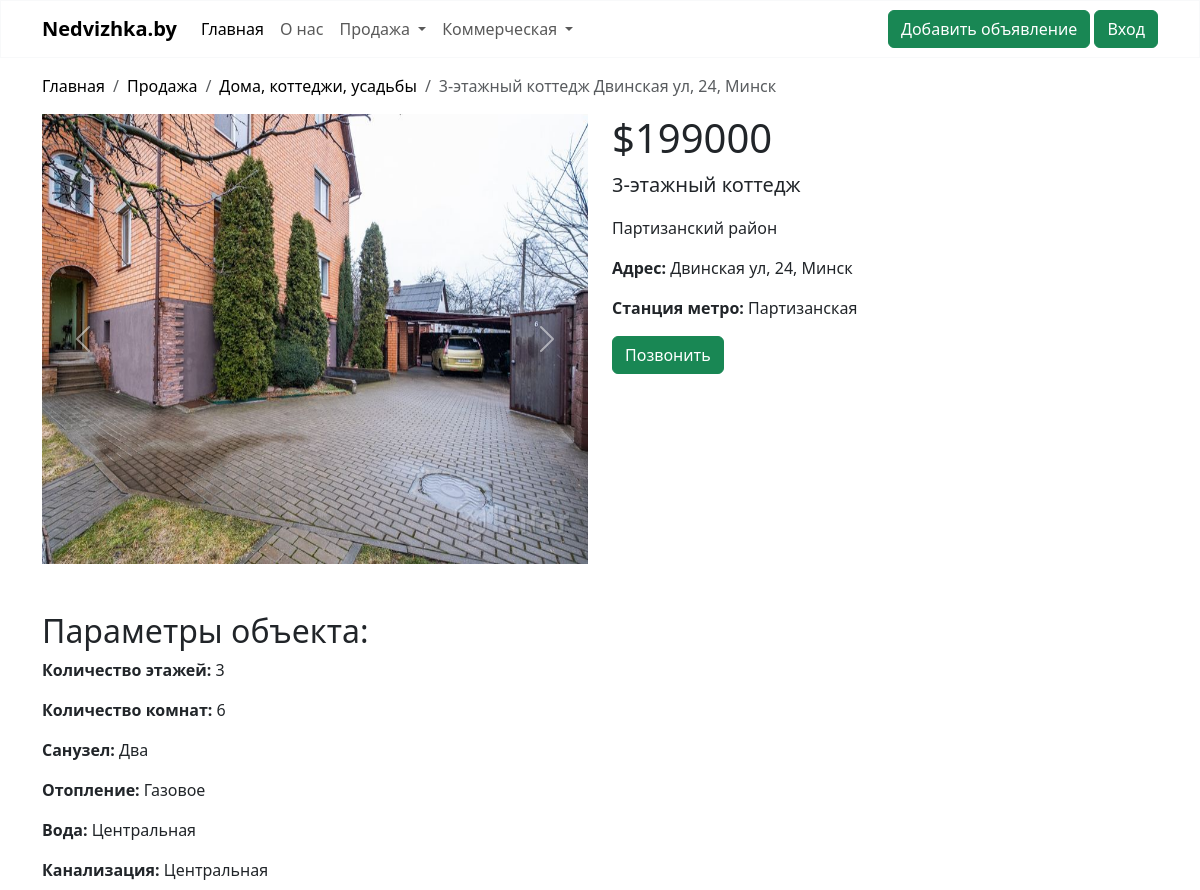
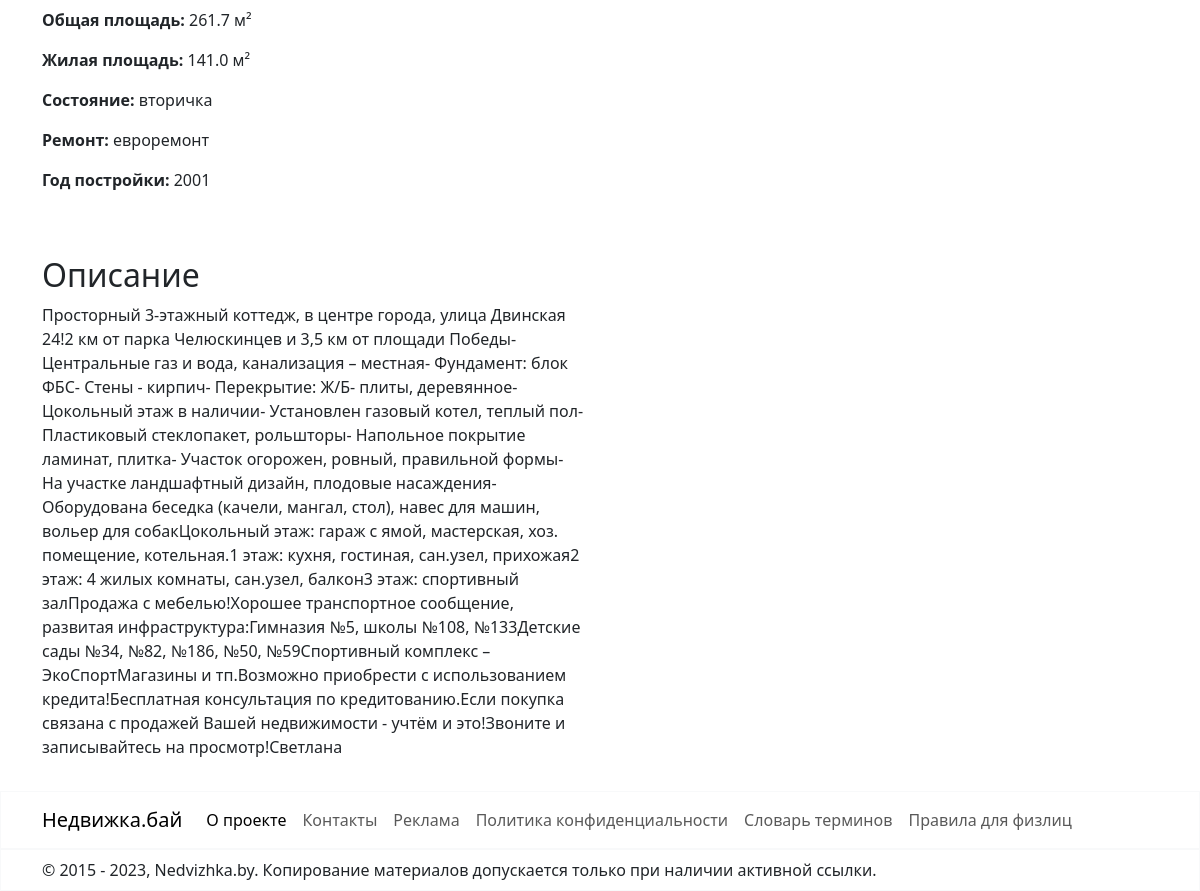
Page /sale/house/1/ on the committed database (2 pictures, top to bottom).
### sale/models.py (models this page shows)
class Realty(models.Model):
    address = models.CharField(max_length=100)
    district = models.CharField(choices=DISTRICT, max_length=40, blank=True)
    subway = models.CharField(choices=SUBWAY, max_length=50, blank=True)
    description = models.CharField(max_length=4000)
    total_area = models.FloatField(validators=[MinValueValidator(10)])
    facilities = models.CharField(max_length=2000, blank=True)
    condition = models.CharField(choices=CONDITION, max_length=20)
    renovation = models.CharField(choices=RENOVATION, max_length=20)
    price = models.PositiveIntegerField(validators=[MinValueValidator(1)])
    image = models.ImageField(null=True, blank=True, upload_to="images")
    image_2 = models.ImageField(null=True, blank=True, upload_to="images")
    image_3 = models.ImageField(null=True, blank=True, upload_to="images")
    image_4 = models.ImageField(null=True, blank=True, upload_to="images")
    image_5 = models.ImageField(null=True, blank=True, upload_to="images")
    creator = models.ForeignKey(User, on_delete=models.CASCADE, default=1)
    is_moderated = models.BooleanField(default=False)
    class Meta:
        abstract = True

class House(Realty):
    yard_area = models.FloatField()
    category = models.CharField(max_length=20, choices=CATEGORY)
    bathroom = models.CharField(max_length=20, choices=BATHROOM)
    heating = models.CharField(max_length=20, choices=HEATING)
    water = models.CharField(max_length=20, choices=WATER)
    sewerage = models.CharField(max_length=20, choices=SEWERAGE)
    number_of_rooms = models.PositiveIntegerField(validators=[MinValueValidator(1)])  # Валидатор для количества комнат
    number_of_floors = models.PositiveIntegerField(validators=[MinValueValidator(1)])  # Валидатор для количества этажей
    living_area = models.FloatField(validators=[MinValueValidator(0)])  # Валидатор для жилой площади
    year_of_construction = models.PositiveIntegerField(validators=[validate_year_of_construction])

### sale/views.py (the view)
# urls.py: path('house/<int:pk>/', HouseDetailView.as_view(), name='house'),
class HouseDetailView(DetailView):
    model = House
    template_name = "housedetailview.html"
    def get(self, request, *args, **kwargs):
        self.object = self.get_object()
        context = self.get_context_data(object=self.object)
        return self.render_to_response(context)

### sale/templates/housedetailview.html (shortened to what this page needs)
{% extends "base.html" %}
{% block content %}
    <div class="container-md mt-3 mb-3">
        <nav aria-label="breadcrumb">
            <ol class="breadcrumb">
                <li class="breadcrumb-item"><a style="text-decoration: none; color: black;"
                                               href="{% url "nedvizhka" %}">Главная</a></li>
                <li class="breadcrumb-item"><a style="text-decoration: none; color: black;" href="#">Продажа</a></li>
                <li class="breadcrumb-item"><a style="text-decoration: none; color: black;" href="{% url "house" %}">Дома, коттеджи, усадьбы</a></li>
                <li class="breadcrumb-item active"
                    aria-current="page">{{ house.number_of_floors }}-этажный {{ house.get_category_display }} {{ house.address }}</li>
            </ol>
        </nav>
    </div>
    <div class="container-md mt-3 mb-3">
        <div class="row">
            <div class="col-md-6">
                <div id="carouselExample" class="carousel slide">
                    <div class="carousel-inner">
                        {% if house.image %}
                            <div class="carousel-item active">
                                <img src="{{ house.image.url }}" class="d-block w-100" alt="..."
                                     style="width: 100%; height: 450px">
                            </div>
                        {% endif %}
                    </div>
                    <button class="carousel-control-prev" type="button" data-bs-target="#carouselExample"
                            data-bs-slide="prev">
                        <span class="carousel-control-prev-icon" aria-hidden="true"></span>
                    </button>
                    <button class="carousel-control-next" type="button" data-bs-target="#carouselExample"
                            data-bs-slide="next">
                        <span class="carousel-control-next-icon" aria-hidden="true"></span>
                    </button>
                </div>
            </div>
            <div class="col-md-3">
                <h1>${{ house.price }}</h1>
                <p class="lead">{{ house.number_of_floors }}-этажный {{ house.get_category_display }}</p>
                {% if house.district %}
                    <p>{{ house.get_district_display }} район</p>
                {% endif %}
                <p><strong>Адрес:</strong> {{ house.address }}</p>
                {% if house.subway %}
                    <p><strong>Cтанция метро: </strong>{{ house.get_subway_display }}</p>
                {% endif %}
                <button type="button" class="btn btn-success" data-bs-toggle="modal" data-bs-target="#exampleModal">
                    Позвонить
                </button>
            </div>
        </div>
        <div class="row mt-5">
            <div class="col-md-6">
                <h2>Параметры объекта:</h2>
                <p><strong>Количество этажей:</strong> {{ house.number_of_floors }}</p>
                <p><strong>Количество комнат:</strong> {{ house.number_of_rooms }}</p>
                <p><strong>Санузел:</strong> {{ house.get_bathroom_display }}</p>
                <p><strong>Отопление:</strong> {{ house.get_heating_display }}</p>
                <p><strong>Вода:</strong> {{ house.get_water_display }}</p>
                <p><strong>Канализация:</strong> {{ house.get_sewerage_display }}</p>
                <p><strong>Общая площадь:</strong> {{ house.total_area }} м²</p>
                <p><strong>Жилая площадь:</strong> {{ house.living_area }} м²</p>
                <p><strong>Состояние:</strong> {{ house.get_condition_display }}</p>
                <p><strong>Ремонт:</strong> {{ house.get_renovation_display }}</p>
                <p><strong>Год постройки:</strong> {{ house.year_of_construction }}</p>
            </div>
        </div>
        <div class="row mt-5">
            <div class="col-md-6">
                <h2>Описание</h2>
                <p>{{ house.description }}</p>
            </div>
        </div>
    </div>
{% endblock %}

### rows in the picture
House: number_of_floors "3", category "коттедж", address "Двинская ул, 24, Минск", image (picture), price "199000", district "Партизанский", subway "Партизанская", number_of_rooms "6", bathroom "Два", heating "Газовое", water "Центральная", sewerage "Центральная", total_area "261.7", living_area "141.0", condition "вторичка", renovation "евроремонт", year_of_construction "2001", description "Просторный 3-этажный коттедж, в центре города, улица Двинская 24!2 км от парка Челюскинцев и 3,5 км от площади Победы- Центральные газ и вода, канализация – местная- Фундамент: блок ФБС- Стены - кирпич- Перекрытие: Ж/Б- плиты, деревянное- Цокольный этаж в наличии- Установлен газовый котел, теплый пол- Пластиковый стеклопакет, рольшторы- Напольное покрытие ламинат, плитка- Участок огорожен, ровный, правильной формы- На участке ландшафтный дизайн, плодовые насаждения- Оборудована беседка (качели, мангал, стол), навес для машин, вольер для собакЦокольный этаж: гараж с ямой, мастерская, хоз. помещение, котельная.1 этаж: кухня, гостиная, сан.узел, прихожая2 этаж: 4 жилых комнаты, сан.узел,…"
